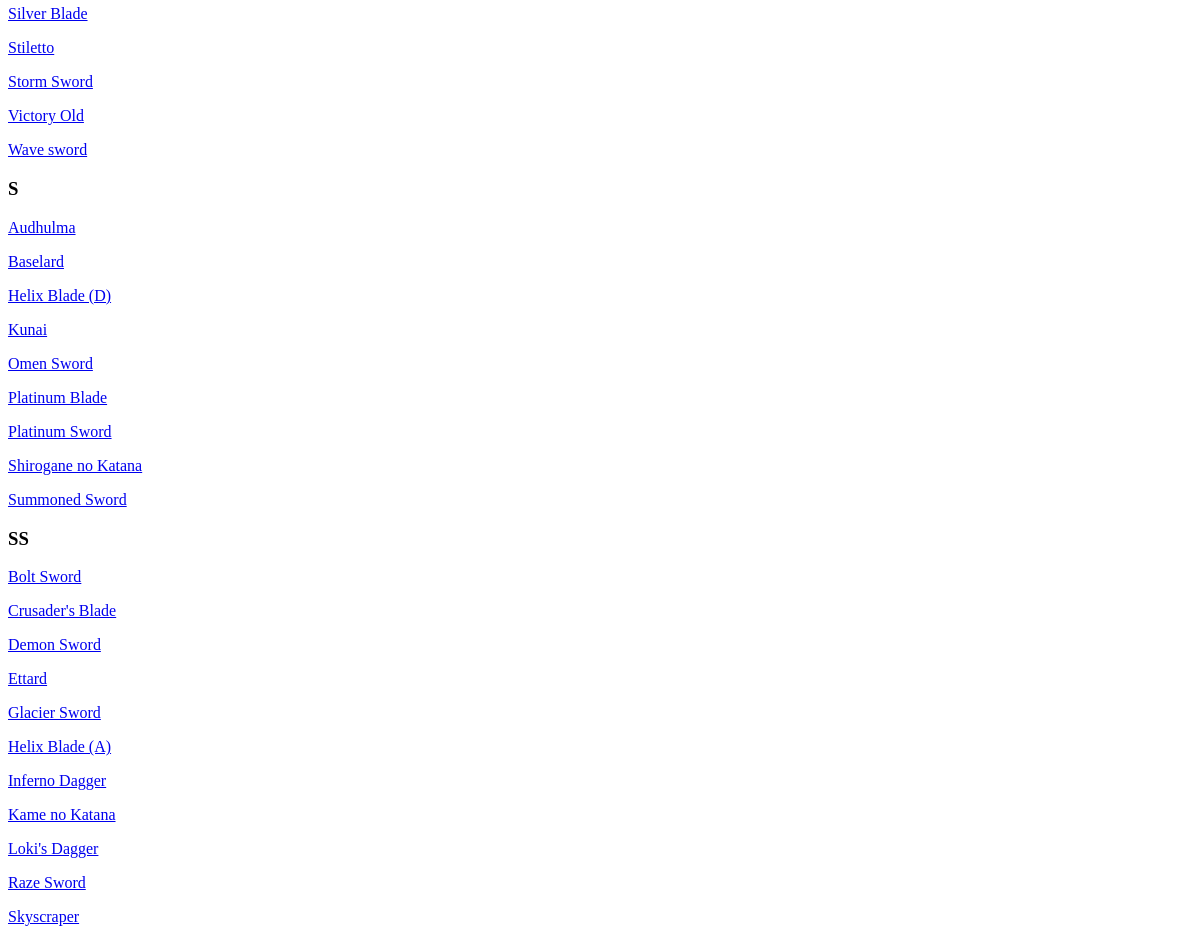
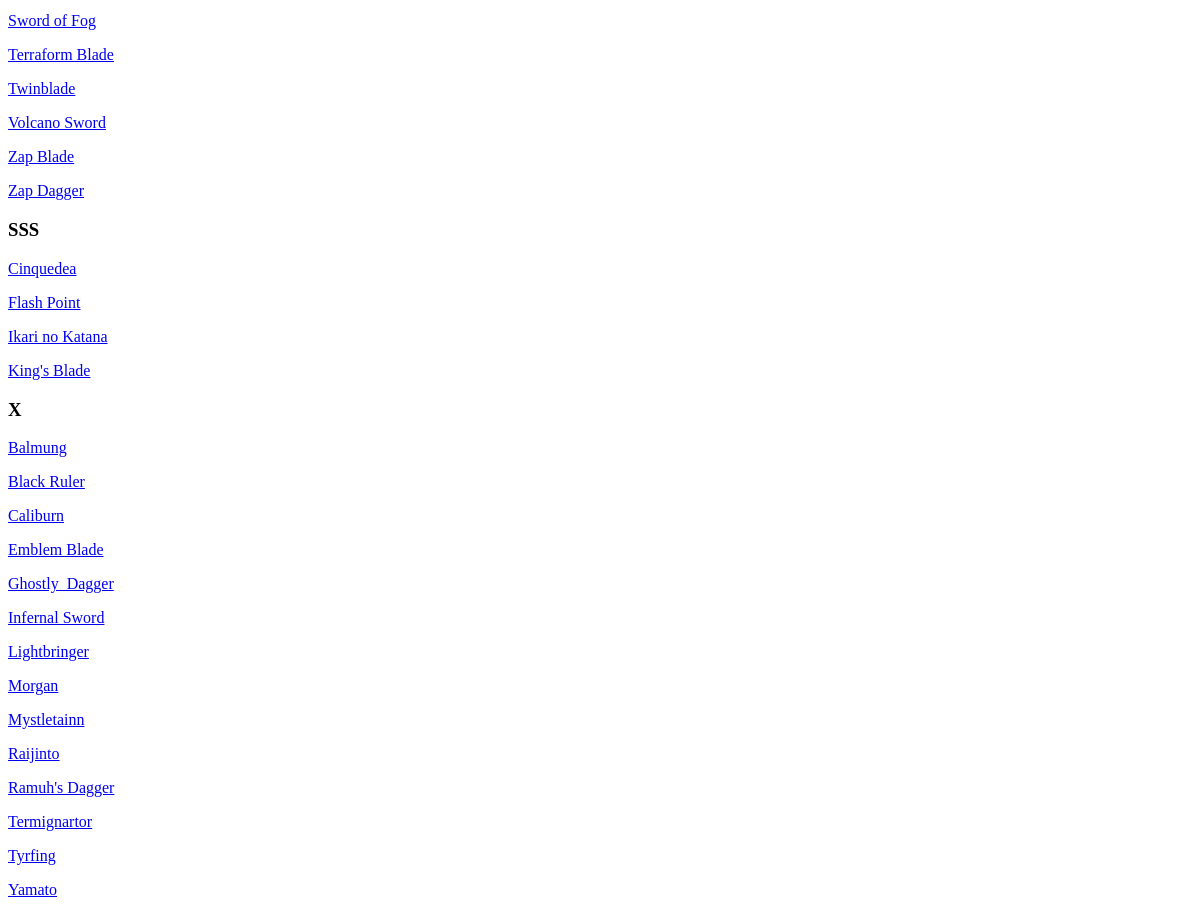
/items/categories (lower part), run on an earlier commit of the app's database (2 pictures, top to bottom).
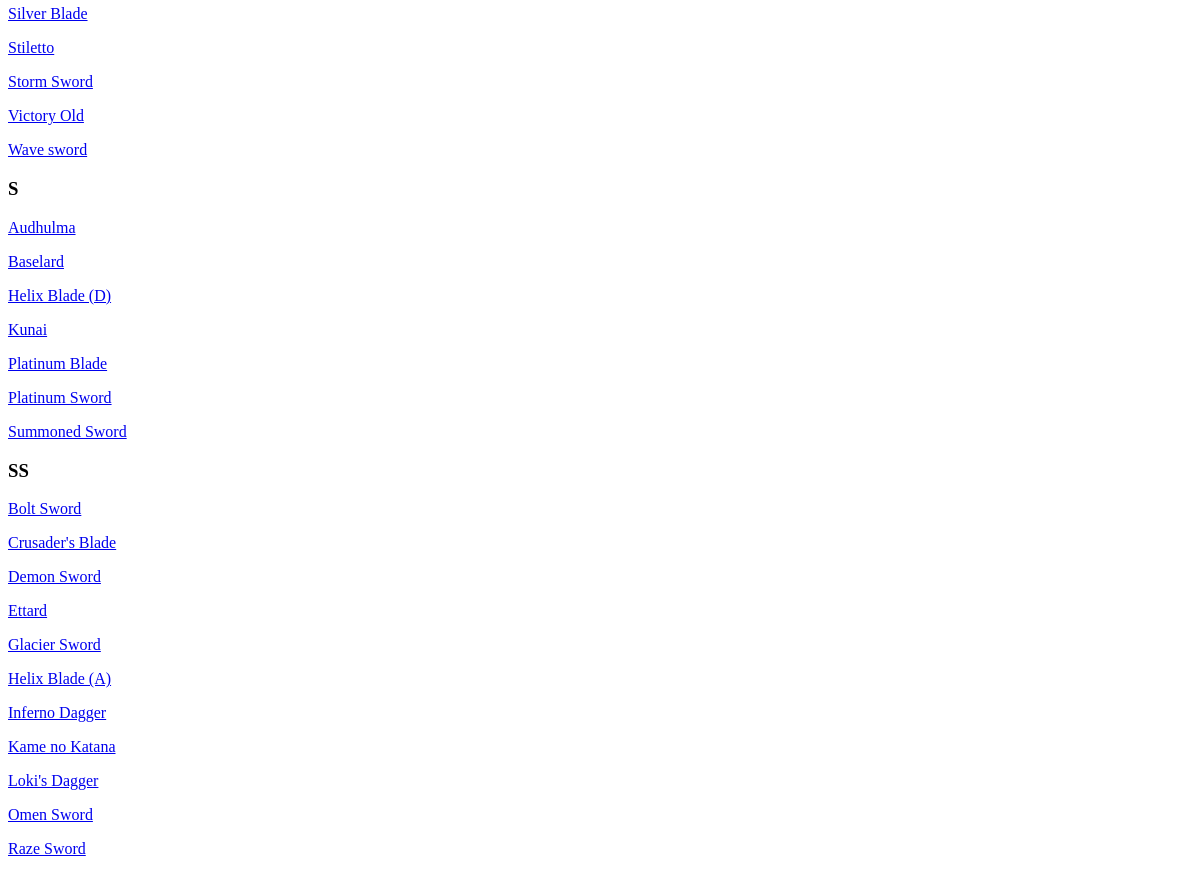
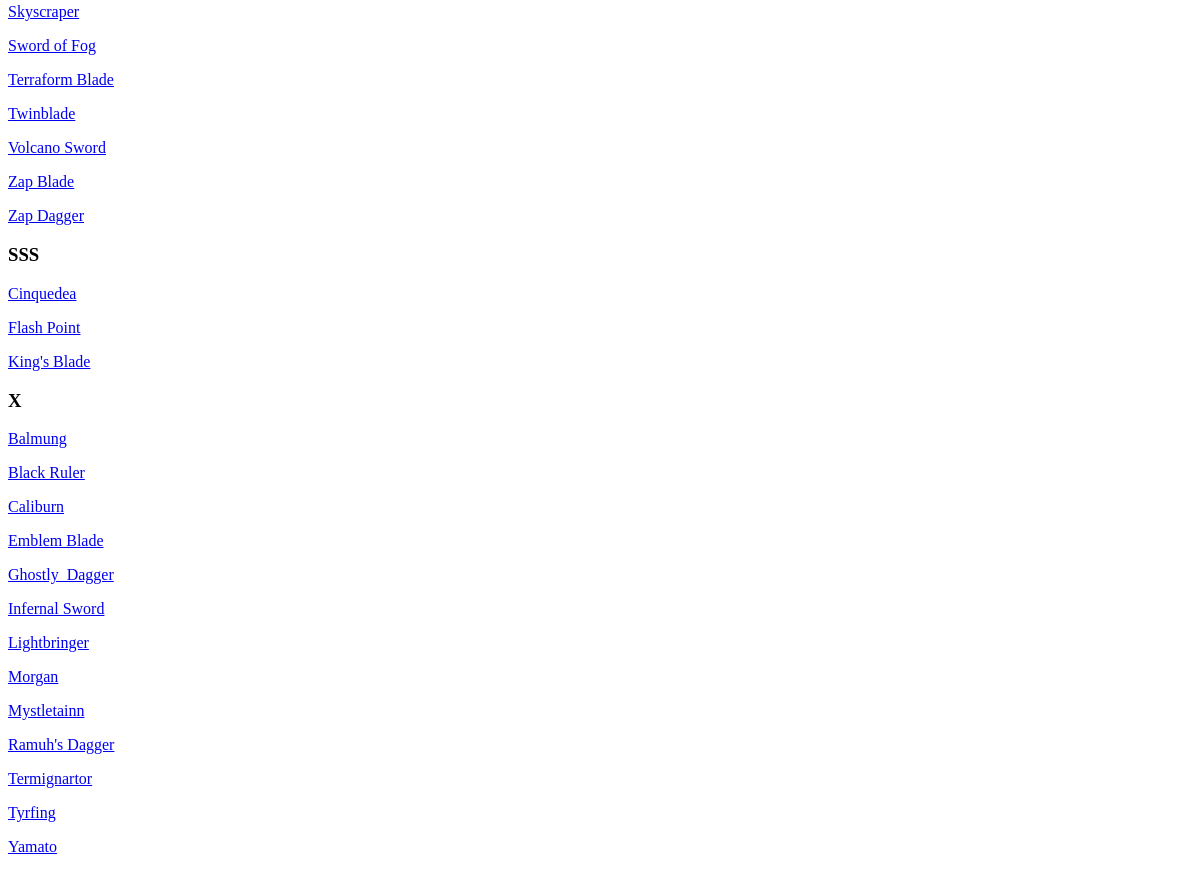
And on a later commit of the database (2 pictures, top to bottom).
### app/models.py (models this page shows, shortened)
class Item(db.Model):
    __tablename__ = "items"
    nid: Mapped[str] = mapped_column(primary_key=True)
    name: Mapped[str]
    desc: Mapped[str]
    value: Mapped[int]
    weapon_rank: Mapped[str]
    weapon_rank_order_key: Mapped[str]
    weapon_type: Mapped[str]
    target: Mapped[str]
    damage: Mapped[int]
    weight: Mapped[int]
    crit: Mapped[int]
    hit: Mapped[int]
    min_range: Mapped[int]
    max_range: Mapped[int]
    icon_class: Mapped[str]
    categories: Mapped[list["ItemCategory"]] = relationship(
        secondary=item_category_assoc,
        back_populates="items",
    )
    sub_items = relationship(
        "Item",
        secondary=sub_item_assoc,
        primaryjoin=(sub_item_assoc.c.super_item_nid == nid),
        secondaryjoin=(sub_item_assoc.c.sub_item_nid == nid),
        backref="super_items",
    )
    status_on_equip = relationship(
        "Skill",
        secondary=item_skill_assoc,
        backref="items",
    )

### app/blueprints/items.py (the view, shortened to what this page needs)
@bp.route("/categories")
def get_item_list():
    if not (item_cat_nid := request.args.get("itemCategory")):
        item_cat_nid = "wtype_Sword"
    item_cat = db.get_or_404(ItemCategory, item_cat_nid)
    unordered_items = [
        item
        for item in item_cat.items
        if (not item.arsenals and not item.nid.endswith(("_P", "_A", "_D", "_Test")))
    ]
    if not (item_cat_sort := request.args.get("itemSort")):
        item_cat_sort = "wrank_inc"
    grouped_items = []
    sort_reverse = item_cat_sort.endswith("dec")
    if item_cat_sort.startswith("wrank_"):
        unordered_items.sort(key=lambda x: x.weapon_rank)
        for group_name, group_iterator in groupby(
            unordered_items, key=lambda x: x.weapon_rank
        ):
            group_list = list(group_iterator)
            order_key = int(group_list[0].weapon_rank_order_key)
            grouped_items.append(
                {
                    "key": group_name,
                    "order": order_key,
                    "items": sorted(group_list, key=lambda x: x.name),
                }
            )
        grouped_items.sort(key=lambda x: x["order"], reverse=sort_reverse)
    if not (view := request.args.get("view")):
        view = "list"
    return render_template(
        "item_index_list.jinja2", grouped_items=grouped_items, view=view
    )

### app/templates/item_index_list.jinja2 (shortened to what this page needs)
{% if view == "list" %}
<div class="skill-grid">
    {% for group_data in grouped_items %}
    <section>
        <h3>{% if group_data.key %}{{group_data.key}}{% else %}N/A{% endif %}</h3>
        {% for item in group_data['items']%}
        <p><span class="{{ item.icon_class }}"></span><a href="/items/{{ item.nid }}">{{ item.name }}</a></p>
        {% endfor %}
    </section>
    {% endfor %}
</div>
{% endif %}

What changed in the data, as far as the page shows it:
removed Item: name "Shirogane no Katana", shown under "S"
removed Item: name "Ikari no Katana", shown under "SSS"
removed Item: name "Raijinto", shown under "X"
changed Item "Omen Sword": moves from the list under "S" to the list under "SS"
